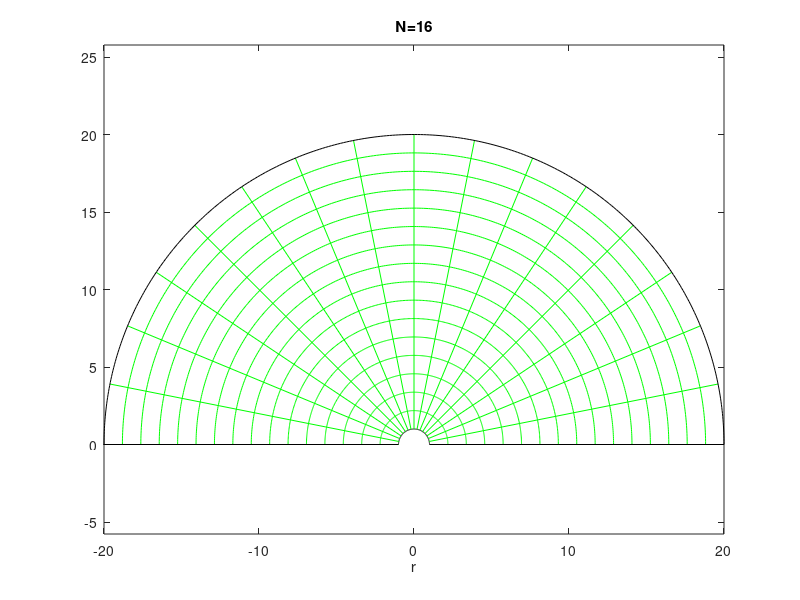

Here is the MATLAB script that generated this plot:
clear;clc;clf

%=========================== Initial Setup ===============================%
N=16;
%
R0=1;R1=20*R0;
x=0;x0=0;x1=0;
y=0;y0=0;y1=0;
ang = 0:0.01:pi;

%============================Global Domain================================%

dr=0;
for i=1:N+1
    dx = (R0+dr)*cos(ang);
    dy = (R0+dr)*sin(ang);
    dr = dr+(R1-R0)/N;
    if i==1 || i==N+1
        % plot out the hangar and farfield boundary    
        plot(x+dx,y+dy,'k'); hold on
    else
        % plot out the semi-circles per r+dr
        plot(x+dx,y+dy,'g'); hold on
    end
    
    if i<=N
        % plot out the radial lines per theta+dtheta
        x0 = R0*cos((i/N)*pi);
        y0 = R0*sin((i/N)*pi);
        x1 = R1*cos((i/N)*pi);
        y1 = R1*sin((i/N)*pi);
        plot([x0 x1],[y0 y1],'g'); hold on
    else
        % plot out the ground boundary
        plot([R0 R1],[y y],'k'); hold on
        plot([-R0 -R1],[y y],'k')
        axis equal tight
    end
end

title(['N=' num2str(N)])
xlabel('r'); 


       





